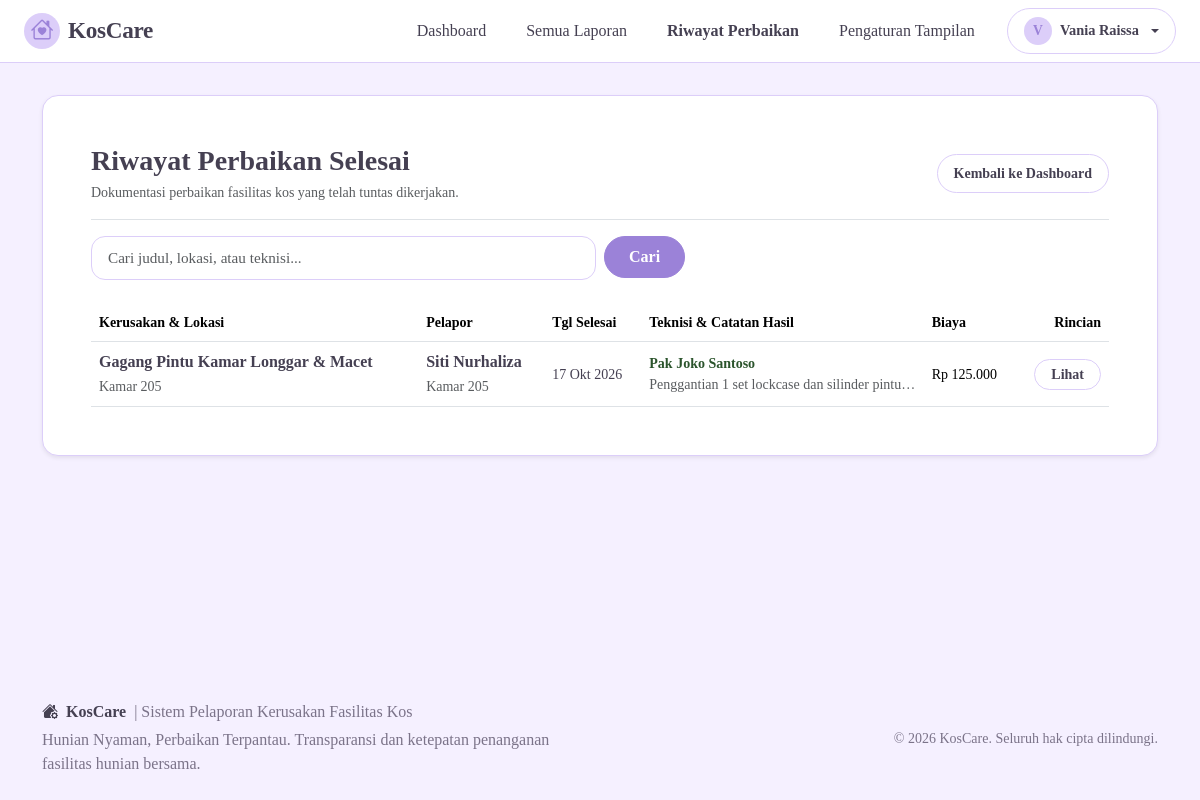
The page /repairs/history.php (signed in) on the database its author committed.
### tables this page shows
CREATE TABLE `theme_settings` (
  `id` INT UNSIGNED NOT NULL DEFAULT 1,
  `preset_name` VARCHAR(50) NOT NULL DEFAULT 'Pastel Lilac',
  `color_primary` VARCHAR(20) NOT NULL DEFAULT '#9B82D8',
  `color_secondary` VARCHAR(20) NOT NULL DEFAULT '#DCCEF9',
  `color_background` VARCHAR(20) NOT NULL DEFAULT '#F5F0FF',
  `color_card` VARCHAR(20) NOT NULL DEFAULT '#FFFFFF',
  `color_button` VARCHAR(20) NOT NULL DEFAULT '#9B82D8',
  `color_text` VARCHAR(20) NOT NULL DEFAULT '#454052',
  `font_family` VARCHAR(100) NOT NULL DEFAULT 'Times New Roman, Times, Georgia, serif',
  `font_size_scale` VARCHAR(20) NOT NULL DEFAULT 'normal',
  `app_name` VARCHAR(100) NOT NULL DEFAULT 'KosCare',
  `app_tagline` VARCHAR(255) NOT NULL DEFAULT 'Perawatan Kos Jadi Lebih Mudah',
  `logo_path` VARCHAR(255) DEFAULT NULL,
  `logo_size` VARCHAR(20) NOT NULL DEFAULT 'medium',
  `card_radius` VARCHAR(20) NOT NULL DEFAULT '1rem',
  `button_shape` VARCHAR(20) NOT NULL DEFAULT 'pill',
  `updated_at` TIMESTAMP NOT NULL DEFAULT CURRENT_TIMESTAMP ON UPDATE CURRENT_TIMESTAMP,
  PRIMARY KEY (`id`)
);

CREATE TABLE `reports` (
  `id` INT UNSIGNED NOT NULL AUTO_INCREMENT,
  `ticket_number` VARCHAR(30) NOT NULL,
  `user_id` INT UNSIGNED NOT NULL,
  `title` VARCHAR(150) NOT NULL,
  `category` ENUM(
    'Listrik dan lampu',
    'Air dan pipa',
    'Kamar mandi',
    'Pintu dan kunci',
    'Furnitur',
    'Internet/Wi-Fi',
    'Fasilitas umum',
    'Lainnya'
  ) NOT NULL,
  `location` VARCHAR(100) NOT NULL,
  `description` TEXT NOT NULL,
  `urgency` ENUM('Rendah', 'Sedang', 'Tinggi', 'Darurat') NOT NULL DEFAULT 'Sedang',
  `photo` VARCHAR(255) DEFAULT NULL,
  `status` ENUM(
    'Menunggu Pemeriksaan',
    'Sedang Diproses',
    'Menunggu Informasi',
    'Selesai',
    'Ditolak'
  ) NOT NULL DEFAULT 'Menunggu Pemeriksaan',
  `created_at` TIMESTAMP NOT NULL DEFAULT CURRENT_TIMESTAMP,
  `updated_at` TIMESTAMP NOT NULL DEFAULT CURRENT_TIMESTAMP ON UPDATE CURRENT_TIMESTAMP,
  PRIMARY KEY (`id`),
  UNIQUE KEY `uk_reports_ticket` (`ticket_number`),
  KEY `idx_reports_user_id` (`user_id`),
  KEY `idx_reports_status` (`status`),
  KEY `idx_reports_urgency` (`urgency`),
  KEY `idx_reports_category` (`category`),
  KEY `idx_reports_created_at` (`created_at`),
  CONSTRAINT `fk_reports_user` FOREIGN KEY (`user_id`) REFERENCES `users` (`id`) ON DELETE CASCADE
);

CREATE TABLE `users` (
  `id` INT UNSIGNED NOT NULL AUTO_INCREMENT,
  `name` VARCHAR(100) NOT NULL,
  `username` VARCHAR(50) NOT NULL,
  `email` VARCHAR(100) NOT NULL,
  `password` VARCHAR(255) NOT NULL,
  `phone` VARCHAR(20) NOT NULL,
  `room_number` VARCHAR(20) DEFAULT NULL,
  `role` ENUM('penghuni', 'pengelola', 'teknisi') NOT NULL DEFAULT 'penghuni',
  `status` ENUM('active', 'inactive') NOT NULL DEFAULT 'active',
  `created_at` TIMESTAMP NOT NULL DEFAULT CURRENT_TIMESTAMP,
  `updated_at` TIMESTAMP NOT NULL DEFAULT CURRENT_TIMESTAMP ON UPDATE CURRENT_TIMESTAMP,
  PRIMARY KEY (`id`),
  UNIQUE KEY `uk_users_username` (`username`),
  UNIQUE KEY `uk_users_email` (`email`),
  KEY `idx_users_role` (`role`)
);

CREATE TABLE `repair_records` (
  `id` INT UNSIGNED NOT NULL AUTO_INCREMENT,
  `report_id` INT UNSIGNED NOT NULL,
  `technician_name` VARCHAR(100) DEFAULT 'Tim Teknisi KosCare',
  `completion_date` DATE NOT NULL,
  `repair_notes` TEXT NOT NULL,
  `cost_estimate` DECIMAL(10,2) DEFAULT 0.00,
  `created_at` TIMESTAMP NOT NULL DEFAULT CURRENT_TIMESTAMP,
  PRIMARY KEY (`id`),
  UNIQUE KEY `uk_repair_report` (`report_id`),
  CONSTRAINT `fk_repair_report` FOREIGN KEY (`report_id`) REFERENCES `reports` (`id`) ON DELETE CASCADE
);

### includes/theme.php (called while the page is built, shortened)
<?php
function getThemeSettings(): array {
    static $cached = null;
    if ($cached !== null) {
        return $cached;
    }
    $default = [
        'preset_name' => 'Pastel Lilac',
        'color_primary' => '#9B82D8',
        'color_secondary' => '#DCCEF9',
        'color_background' => '#F5F0FF',
        'color_card' => '#FFFFFF',
        'color_button' => '#9B82D8',
        'color_text' => '#454052',
        'font_family' => 'Times New Roman, Times, Georgia, serif',
        'font_size_scale' => 'normal',
        'app_name' => 'KosCare',
        'app_tagline' => 'Perawatan Kos Jadi Lebih Mudah',
        'logo_path' => null,
        'logo_size' => 'medium',
        'card_radius' => '1rem',
        'button_shape' => 'pill'
    ];
    try {
        $db = getDB();
        $stmt = $db->query("SELECT * FROM `theme_settings` WHERE `id` = 1 LIMIT 1");
        $row = $stmt->fetch(PDO::FETCH_ASSOC);
        if ($row) {
            $cached = array_merge($default, $row);
            return $cached;
        }
    } catch (Throwable $e) {
    }
    $cached = $default;
    return $cached;
}
function getAppName(): string {
    $s = getThemeSettings();
    return !empty($s['app_name']) ? $s['app_name'] : 'KosCare';
}
function getAppLogo(): ?string {
    return null;
}
    ?>

### includes/auth.php (called while the page is built, shortened)
<?php
require_once __DIR__ . '/functions.php';
function isLoggedIn(): bool {
    return isset($_SESSION['user_id']) && !empty($_SESSION['user_id']);
}
function currentUser(): ?array {
    return [
        'id'          => $_SESSION['user_id'],
        'name'        => $_SESSION['user_name'] ?? '',
        'username'    => $_SESSION['user_username'] ?? '',
        'email'       => $_SESSION['user_email'] ?? '',
        'role'        => $_SESSION['user_role'] ?? '',
        'room_number' => $_SESSION['user_room_number'] ?? '',
        'phone'       => $_SESSION['user_phone'] ?? ''
    ];
}

### includes/functions.php (called while the page is built, shortened)
<?php
function e(?string $string): string {
    return htmlspecialchars($string ?? '', ENT_QUOTES, 'UTF-8');
}
function formatDateShort(?string $datetime): string {
    $timestamp = strtotime($datetime);
    $bulan = [
        1 => 'Jan', 'Feb', 'Mar', 'Apr', 'Mei', 'Jun',
        'Jul', 'Agt', 'Sep', 'Okt', 'Nov', 'Des'
    ];
    $d = date('j', $timestamp);
    $m = $bulan[(int)date('n', $timestamp)];
    $y = date('Y', $timestamp);
    return "{$d} {$m} {$y}";
}

### repairs/history.php (the view, shortened to what this page needs)
<?php
require_once __DIR__ . '/../includes/functions.php';
require_once __DIR__ . '/../includes/auth.php';
$user = currentUser();
$isManager = ($user['role'] === 'pengelola');
$pdo = getDBConnection();
$keyword = trim($_GET['q'] ?? '');
$sql = "
    SELECT r.id, r.ticket_number, r.title, r.category, r.location, r.created_at AS report_date, r.status,
           u.name AS reporter_name, u.room_number,
           rr.technician_name, rr.completion_date, rr.repair_notes, rr.cost_estimate
    FROM reports r
    JOIN users u ON r.user_id = u.id
    JOIN repair_records rr ON r.id = rr.report_id
    WHERE r.status = 'Selesai'
";
$params = [];
$sql .= " ORDER BY rr.completion_date DESC";
$stmt = $pdo->prepare($sql);
$stmt->execute($params);
$repairs = $stmt->fetchAll();
$activeNav = 'repair_history';
require_once __DIR__ . '/../includes/header.php';
require_once __DIR__ . '/../includes/navbar.php';
?>
<div class="container py-4 my-2">
    <div class="card card-aesthetic p-4 p-md-5 mb-4 shadow-sm">
        <div class="d-flex flex-column flex-md-row justify-content-between align-items-md-center gap-3 pb-3 mb-3 border-bottom">
            <div>
                <h3 class="fw-bold text-charcoal mb-1">
                    Riwayat Perbaikan Selesai
                </h3>
                <p class="text-muted small mb-0">
                    Dokumentasi perbaikan fasilitas kos yang telah tuntas dikerjakan.
                </p>
            </div>
            <div>
                <a href="<?php echo BASE_URL . ($isManager ? '/dashboard/pengelola.php' : '/dashboard/penghuni.php'); ?>" class="btn btn-outline-purple btn-sm px-3">
                    Kembali ke Dashboard
                </a>
            </div>
        </div>
        <form action="<?php echo BASE_URL; ?>/repairs/history.php" method="GET" class="row g-2 mb-4">
            <div class="col-md-6">
                <input type="text" name="q" value="<?php echo e($keyword); ?>" class="form-control" placeholder="Cari judul, lokasi, atau teknisi...">
            </div>
            <div class="col-auto">
                <button type="submit" class="btn btn-primary-purple px-4 py-2 small">
                    Cari
                </button>
            </div>
        </form>
        <?php if (empty($repairs)): ?>
            <div class="text-center py-5 text-muted small">
                Belum ada fasilitas yang tercatat selesai diperbaiki.
            </div>
        <?php else: ?>
            <div class="table-responsive">
                <table class="table align-middle mb-0">
                    <thead>
                        <tr class="text-muted small border-bottom">
                            <th>Kerusakan & Lokasi</th>
                            <th>Pelapor</th>
                            <th>Tgl Selesai</th>
                            <th>Teknisi & Catatan Hasil</th>
                            <th>Biaya</th>
                            <th class="text-end">Rincian</th>
                        </tr>
                    </thead>
                    <tbody>
                        <?php foreach ($repairs as $r): ?>
                            <tr>
                                <td>
                                    <div class="fw-bold text-charcoal"><?php echo e($r['title']); ?></div>
                                    <span class="text-muted small"><?php echo e($r['location']); ?></span>
                                </td>
                                <td>
                                    <div class="fw-bold text-charcoal"><?php echo e($r['reporter_name']); ?></div>
                                    <span class="text-muted small"><?php echo e($r['room_number']); ?></span>
                                </td>
                                <td class="text-charcoal small">
                                    <?php echo formatDateShort($r['completion_date']); ?>
                                </td>
                                <td style="max-width: 250px;">
                                    <span class="fw-bold d-block small" style="color: #2B542C;"><?php echo e($r['technician_name'] ?: 'Tim Teknisi'); ?></span>
                                    <span class="text-muted small text-truncate d-block" title="<?php echo e($r['repair_notes']); ?>">
                                        <?php echo e($r['repair_notes']); ?>
                                    </span>
                                </td>
                                <td class="small font-semibold">
                                    <?php if ((float)$r['cost_estimate'] > 0): ?>
                                        Rp <?php echo number_format($r['cost_estimate'], 0, ',', '.'); ?>
                                    <?php else: ?>
                                        <span class="text-muted">-</span>
                                    <?php endif; ?>
                                </td>
                                <td class="text-end">
                                    <a href="<?php echo BASE_URL; ?>/reports/detail.php?id=<?php echo (int)$r['id']; ?>" class="btn btn-outline-purple btn-sm px-3 py-1">
                                        Lihat
                                    </a>
                                </td>
                            </tr>
                        <?php endforeach; ?>
                    </tbody>
                </table>
            </div>
        <?php endif; ?>
    </div>
</div>
<?php require_once __DIR__ . '/../includes/footer.php'; ?>

### includes/navbar.php (shortened to what this page needs)
<?php
$user = currentUser();
$isLogged = isLoggedIn();
?>
<nav class="navbar navbar-expand-lg navbar-custom sticky-top py-2.5">
    <div class="container-fluid px-lg-4">
        <?php
        $dynLogo = function_exists('getAppLogo') ? getAppLogo() : null;
        $dynName = function_exists('getAppName') ? getAppName() : 'KosCare';
        $dynSettings = function_exists('getThemeSettings') ? getThemeSettings() : [];
        $dynLogoHeight = function_exists('getLogoHeightPx') ? getLogoHeightPx($dynSettings['logo_size'] ?? 'medium') : 36;
        ?>
        <a class="navbar-brand d-flex align-items-center gap-2 brand-title" href="<?php echo BASE_URL; ?>/index.php">
            <?php if ($dynLogo): ?>
                <img src="<?php echo htmlspecialchars($dynLogo); ?>" alt="Logo" style="height: <?php echo $dynLogoHeight; ?>px; max-width: 140px; object-fit: contain;">
            <?php else: ?>
                <span class="d-inline-flex align-items-center justify-content-center rounded-circle" style="width: 36px; height: 36px; background-color: var(--color-pastel-lilac); color: var(--color-primary-purple);">
                    <i class="bi bi-house-heart"></i>
                </span>
            <?php endif; ?>
            <span><?php echo htmlspecialchars($dynName); ?></span>
        </a>
        <div class="collapse navbar-collapse" id="navbarMain">
            <ul class="navbar-nav ms-auto align-items-lg-center gap-2 mt-3 mt-lg-0">
                <?php if ($isLogged): ?>
                    <?php if ($user['role'] === 'penghuni'): ?>
                        <li class="nav-item">
                            <a class="nav-link px-3 text-charcoal <?php echo ($activeNav === 'dashboard') ? 'fw-bold' : ''; ?>" href="<?php echo BASE_URL; ?>/dashboard/penghuni.php">
                                Dashboard
                            </a>
                        </li>
                        <li class="nav-item">
                            <a class="nav-link px-3 text-charcoal <?php echo ($activeNav === 'create_report') ? 'fw-bold' : ''; ?>" href="<?php echo BASE_URL; ?>/reports/create.php">
                                Buat Laporan
                            </a>
                        </li>
                        <li class="nav-item">
                            <a class="nav-link px-3 text-charcoal <?php echo ($activeNav === 'my_reports') ? 'fw-bold' : ''; ?>" href="<?php echo BASE_URL; ?>/reports/index.php">
                                Laporan Saya
                            </a>
                        </li>
                    <?php elseif ($user['role'] === 'pengelola'): ?>
                        <li class="nav-item">
                            <a class="nav-link px-3 text-charcoal <?php echo ($activeNav === 'dashboard') ? 'fw-bold' : ''; ?>" href="<?php echo BASE_URL; ?>/dashboard/pengelola.php">
                                Dashboard
                            </a>
                        </li>
                        <li class="nav-item">
                            <a class="nav-link px-3 text-charcoal <?php echo ($activeNav === 'all_reports') ? 'fw-bold' : ''; ?>" href="<?php echo BASE_URL; ?>/reports/index.php">
                                Semua Laporan
                            </a>
                        </li>
                        <li class="nav-item">
                            <a class="nav-link px-3 text-charcoal <?php echo ($activeNav === 'repair_history') ? 'fw-bold' : ''; ?>" href="<?php echo BASE_URL; ?>/repairs/history.php">
                                Riwayat Perbaikan
                            </a>
                        </li>
                        <li class="nav-item">
                            <a class="nav-link px-3 text-charcoal <?php echo ($activeNav === 'theme_settings') ? 'fw-bold text-primary-purple' : ''; ?>" href="<?php echo BASE_URL; ?>/settings/tampilan.php">
                                Pengaturan Tampilan
                            </a>
                        </li>
                    <?php endif; ?>
                    <li class="nav-item dropdown ms-lg-2">
                        <a class="nav-link dropdown-toggle d-flex align-items-center gap-2 px-3 py-1.5 rounded-pill border bg-white text-charcoal shadow-xs" href="#" role="button" data-bs-toggle="dropdown" aria-expanded="false" style="border-color: var(--color-pastel-lilac) !important;">
                            <span class="d-inline-flex align-items-center justify-content-center rounded-circle" style="width: 28px; height: 28px; background-color: var(--color-light-lilac); color: var(--color-primary-purple); font-weight: bold; font-size: 0.85rem;">
                                <?php echo strtoupper(substr($user['name'], 0, 1)); ?>
                            </span>
                            <span class="fw-semibold text-truncate" style="max-width: 140px; font-size: 0.9rem;"><?php echo e($user['name']); ?></span>
                        </a>
                    </li>
                <?php endif; ?>
            </ul>
        </div>
    </div>
</nav>

### rows shown on the page
theme_settings: app_name "KosCare"
reports: title "Gagang Pintu Kamar Longgar & Macet", location "Kamar 205", user.name "Siti Nurhaliza", user.room_number "Kamar 205", repair_records.completion_date "17 Okt 2026", repair_records.technician_name "Pak Joko Santoso", repair_records.repair_notes "Penggantian 1 set lockcase dan silinder pintu…", repair_records.cost_estimate "125.000"

### other values the page prints
substr($user['name'], 0, 1) "V"
$user['name'] "Vania Raissa"
